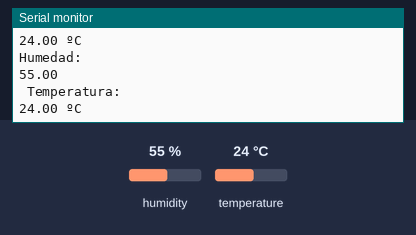
The sketch below on a simulated Arduino Uno, built with avr-gcc and run on an emulated ATmega328P. Shown: the last lines printed to the serial monitor. The test bench sets the inputs (shaded band); at power-on: humidity 55 %, temperature 24 °C.

Above: at 2.8 s.
2.9 s: humidity set to 22 %
At 4.6 s:
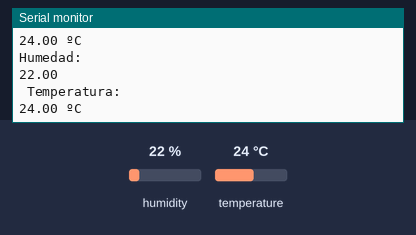
5.6 s: temperature set to 12 °C
At 7.1 s:
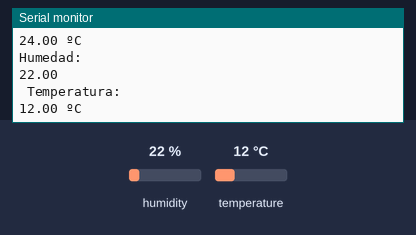
8.3 s: humidity set to 40 %
At 10.7 s:
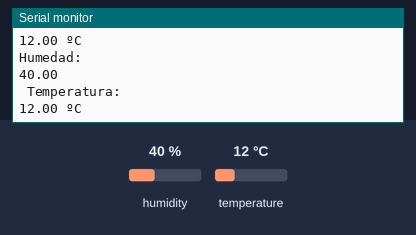
Timing chart, 0 to 12.2 s (numbered marks = the images above; inputs shaded):
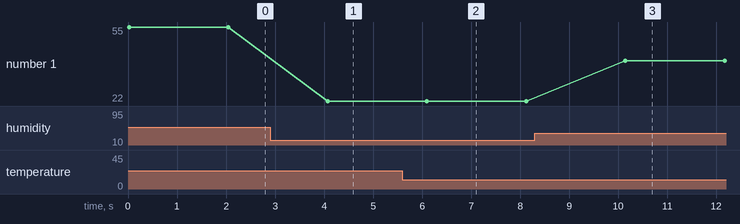

Measured:
- after the input at 2.9 s, the serial monitor: prints a new line after 1.2 s (image 1)
- after the input at 5.6 s, the serial monitor: prints a new line after 0.50 s (image 2)
- after the input at 8.3 s, the serial monitor: prints a new line after 1.8 s (image 3)
- plotted number 1: 55 → 22 after the input at 2.9 s, 22 → 40 after the input at 8.3 s

The sketch:

TEMPERATURA.ino
```cpp
#include <DHTesp.h>
#include "DHT.h"
#define DHTPin 15
#define DHTTipo DHT11

DHT dht(DHTPin, DHTTipo);

void setup() {
  Serial.begin(115200);
  Serial.println("SENSOR DHT FUNCIONANDO!");
  dht.begin();
}

void loop() {
  float t = dht.readTemperature();
  float h = dht.readHumidity();

  if(isnan (t) || isnan (h)){
    Serial.println("Lectura erronea");
    return;
  }

  Serial.println("Humedad: ");
  Serial.print(h);
  Serial.println();
  Serial.println(" Temperatura: ");
  Serial.print(t);
  Serial.println(" ºC ");
  delay(2000);
}
```
